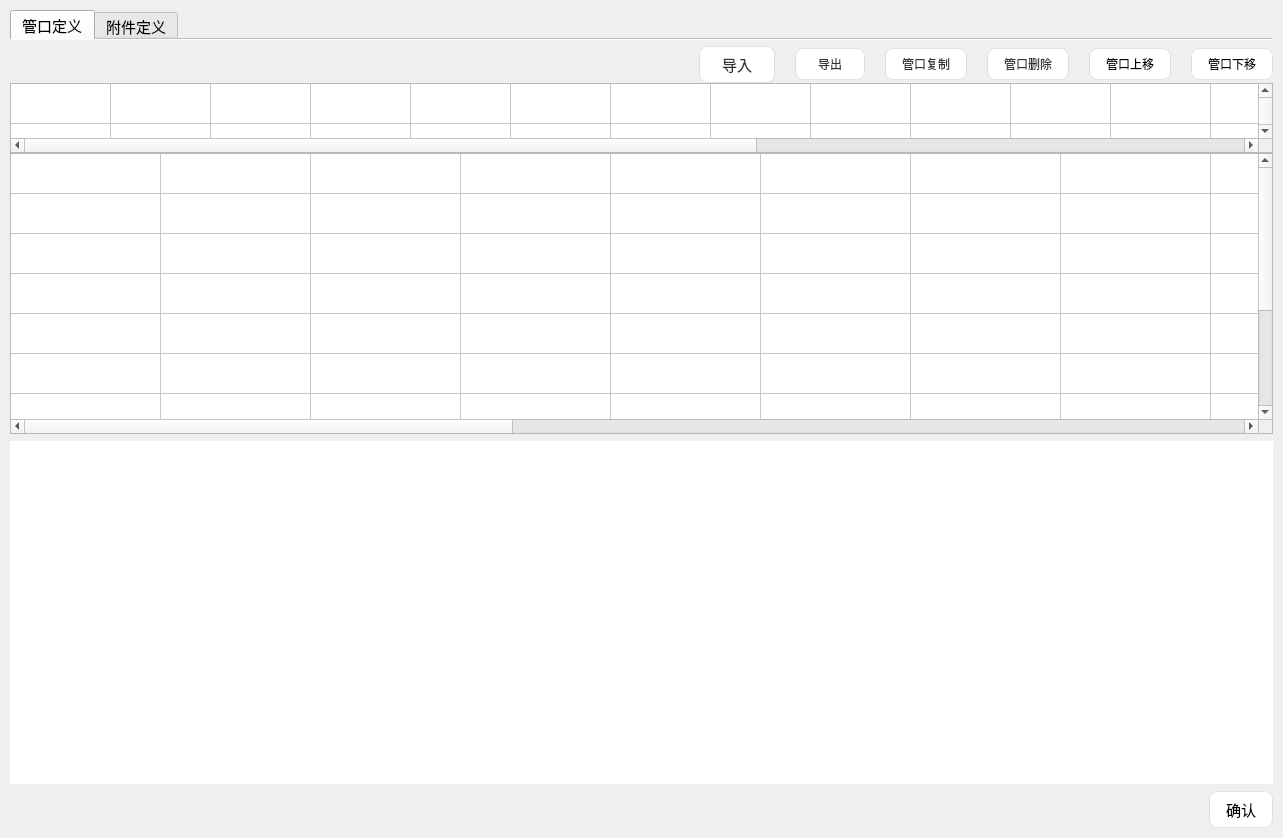
<?xml version="1.0" encoding="UTF-8"?>
<ui version="4.0">
 <class>Form</class>
 <widget class="QWidget" name="Form">
  <property name="geometry">
   <rect>
    <x>0</x>
    <y>0</y>
    <width>1283</width>
    <height>838</height>
   </rect>
  </property>
  <property name="windowTitle">
   <string>Form</string>
  </property>
  <property name="styleSheet">
   <string notr="true"/>
  </property>
  <layout class="QVBoxLayout" name="verticalLayout_6" stretch="21,17,1">
   <property name="spacing">
    <number>7</number>
   </property>
   <property name="leftMargin">
    <number>10</number>
   </property>
   <property name="topMargin">
    <number>10</number>
   </property>
   <property name="rightMargin">
    <number>10</number>
   </property>
   <property name="bottomMargin">
    <number>10</number>
   </property>
   <item>
    <widget class="QTabWidget" name="tabWidget">
     <property name="minimumSize">
      <size>
       <width>1177</width>
       <height>337</height>
      </size>
     </property>
     <property name="font">
      <font>
       <pointsize>11</pointsize>
      </font>
     </property>
     <property name="styleSheet">
      <string notr="true"/>
     </property>
     <property name="currentIndex">
      <number>0</number>
     </property>
     <property name="documentMode">
      <bool>true</bool>
     </property>
     <widget class="QWidget" name="tab_pipe_define">
      <attribute name="title">
       <string>管口定义</string>
      </attribute>
      <layout class="QVBoxLayout" name="verticalLayout_5" stretch="0">
       <property name="spacing">
        <number>0</number>
       </property>
       <property name="leftMargin">
        <number>0</number>
       </property>
       <property name="topMargin">
        <number>6</number>
       </property>
       <property name="rightMargin">
        <number>0</number>
       </property>
       <property name="bottomMargin">
        <number>0</number>
       </property>
       <item>
        <layout class="QVBoxLayout" name="verticalLayout_4">
         <item>
          <layout class="QHBoxLayout" name="horizontalLayout">
           <property name="spacing">
            <number>20</number>
           </property>
           <item>
            <spacer name="horizontalSpacer">
             <property name="orientation">
              <enum>Qt::Horizontal</enum>
             </property>
             <property name="sizeHint" stdset="0">
              <size>
               <width>326</width>
               <height>20</height>
              </size>
             </property>
            </spacer>
           </item>
           <item>
            <widget class="QPushButton" name="pushButton_in">
             <property name="font">
              <font>
               <pointsize>11</pointsize>
              </font>
             </property>
             <property name="styleSheet">
              <string notr="true">QPushButton {
    /* 背景：纯白，无渐变 */
    background-color: #FFFFFF;
    /* 边框：浅灰色细线 */
    border: 1px solid #E0E0E0;
    /* 圆角：8px，和参考图一致 */
    border-radius: 8px;
    /* 文字样式 */
    color: #333333;
    font-size: px;
    /* 内边距，让文字居中 */
    padding: 6px 22px;
    /* 鼠标悬浮时的过渡效果 */
    transition: all 0.2s ease;
}

/* 鼠标悬浮效果：轻微加深边框 + 浅背景 */
QPushButton:hover {
    background-color: #F5F5F5;
    border-color: #D0D0D0;
}

/* 点击效果：按下时轻微变暗 */
QPushButton:pressed {
    background-color: #EEEEEE;
    border-color: #C0C0C0;
}

/* 禁用状态样式（可选） */
QPushButton:disabled {
    background-color: #FAFAFA;
    color: #AAAAAA;
    border-color: #E5E5E5;
}
</string>
             </property>
             <property name="text">
              <string>导入</string>
             </property>
            </widget>
           </item>
           <item>
            <widget class="QPushButton" name="pushButton_out">
             <property name="styleSheet">
              <string notr="true">QPushButton {
    /* 背景：纯白，无渐变 */
    background-color: #FFFFFF;
    /* 边框：浅灰色细线 */
    border: 1px solid #E0E0E0;
    /* 圆角：8px，和参考图一致 */
    border-radius: 8px;
    /* 文字样式 */
    color: #333333;
    font-size: px;
    /* 内边距，让文字居中 */
    padding: 6px 22px;
    /* 鼠标悬浮时的过渡效果 */
    transition: all 0.2s ease;
}

/* 鼠标悬浮效果：轻微加深边框 + 浅背景 */
QPushButton:hover {
    background-color: #F5F5F5;
    border-color: #D0D0D0;
}

/* 点击效果：按下时轻微变暗 */
QPushButton:pressed {
    background-color: #EEEEEE;
    border-color: #C0C0C0;
}

/* 禁用状态样式（可选） */
QPushButton:disabled {
    background-color: #FAFAFA;
    color: #AAAAAA;
    border-color: #E5E5E5;
}
</string>
             </property>
             <property name="text">
              <string>导出</string>
             </property>
            </widget>
           </item>
           <item>
            <widget class="QPushButton" name="pushButton_cv">
             <property name="styleSheet">
              <string notr="true">QPushButton {
    /* 背景：纯白，无渐变 */
    background-color: #FFFFFF;
    /* 边框：浅灰色细线 */
    border: 1px solid #E0E0E0;
    /* 圆角：8px，和参考图一致 */
    border-radius: 8px;
    /* 文字样式 */
    color: #333333;
    font-size: px;
    /* 内边距，让文字居中 */
    padding: 6px 16px;
    /* 鼠标悬浮时的过渡效果 */
    transition: all 0.2s ease;
}

/* 鼠标悬浮效果：轻微加深边框 + 浅背景 */
QPushButton:hover {
    background-color: #F5F5F5;
    border-color: #D0D0D0;
}

/* 点击效果：按下时轻微变暗 */
QPushButton:pressed {
    background-color: #EEEEEE;
    border-color: #C0C0C0;
}

/* 禁用状态样式（可选） */
QPushButton:disabled {
    background-color: #FAFAFA;
    color: #AAAAAA;
    border-color: #E5E5E5;
}
</string>
             </property>
             <property name="text">
              <string>管口复制</string>
             </property>
            </widget>
           </item>
           <item>
            <widget class="QPushButton" name="pushButton_pipe_delete">
             <property name="styleSheet">
              <string notr="true">QPushButton {
    /* 背景：纯白，无渐变 */
    background-color: #FFFFFF;
    /* 边框：浅灰色细线 */
    border: 1px solid #E0E0E0;
    /* 圆角：8px，和参考图一致 */
    border-radius: 8px;
    /* 文字样式 */
    color: #333333;
    font-size: px;
    /* 内边距，让文字居中 */
    padding: 6px 16px;
    /* 鼠标悬浮时的过渡效果 */
    transition: all 0.2s ease;
}

/* 鼠标悬浮效果：轻微加深边框 + 浅背景 */
QPushButton:hover {
    background-color: #F5F5F5;
    border-color: #D0D0D0;
}

/* 点击效果：按下时轻微变暗 */
QPushButton:pressed {
    background-color: #EEEEEE;
    border-color: #C0C0C0;
}

/* 禁用状态样式（可选） */
QPushButton:disabled {
    background-color: #FAFAFA;
    color: #AAAAAA;
    border-color: #E5E5E5;
}
</string>
             </property>
             <property name="text">
              <string>管口删除</string>
             </property>
            </widget>
           </item>
           <item>
            <widget class="QPushButton" name="pushButton_pipe_up">
             <property name="styleSheet">
              <string notr="true">QPushButton {
    /* 背景：纯白，无渐变 */
    background-color: #FFFFFF;
    /* 边框：浅灰色细线 */
    border: 1px solid #E0E0E0;
    /* 圆角：8px，和参考图一致 */
    border-radius: 8px;
    /* 文字样式 */
    color: #000000;
    font-size: px;
    /* 内边距，让文字居中 */
    padding: 6px 16px;
    /* 鼠标悬浮时的过渡效果 */
    transition: all 0.2s ease;
}

/* 鼠标悬浮效果：轻微加深边框 + 浅背景 */
QPushButton:hover {
    background-color: #F5F5F5;
    border-color: #D0D0D0;
}

/* 点击效果：按下时轻微变暗 */
QPushButton:pressed {
    background-color: #EEEEEE;
    border-color: #C0C0C0;
}

/* 禁用状态样式（可选） */
QPushButton:disabled {
    background-color: #FAFAFA;
    color: #AAAAAA;
    border-color: #E5E5E5;
}
</string>
             </property>
             <property name="text">
              <string>管口上移</string>
             </property>
            </widget>
           </item>
           <item>
            <widget class="QPushButton" name="pushButton_pipe_down">
             <property name="styleSheet">
              <string notr="true">QPushButton {
    /* 背景：纯白，无渐变 */
    background-color: #FFFFFF;
    /* 边框：浅灰色细线 */
    border: 1px solid #E0E0E0;
    /* 圆角：8px，和参考图一致 */
    border-radius: 8px;
    /* 文字样式 */
    color: #000000;
    font-size: px;
    /* 内边距，让文字居中 */
    padding: 6px 16px;
    /* 鼠标悬浮时的过渡效果 */
    transition: all 0.2s ease;
}

/* 鼠标悬浮效果：轻微加深边框 + 浅背景 */
QPushButton:hover {
    background-color: #F5F5F5;
    border-color: #D0D0D0;
}

/* 点击效果：按下时轻微变暗 */
QPushButton:pressed {
    background-color: #EEEEEE;
    border-color: #C0C0C0;
}

/* 禁用状态样式（可选） */
QPushButton:disabled {
    background-color: #FAFAFA;
    color: #AAAAAA;
    border-color: #E5E5E5;
}
</string>
             </property>
             <property name="text">
              <string>管口下移</string>
             </property>
            </widget>
           </item>
          </layout>
         </item>
         <item>
          <layout class="QVBoxLayout" name="verticalLayout" stretch="9,200">
           <property name="spacing">
            <number>0</number>
           </property>
           <item>
            <widget class="QTableWidget" name="tableWidget_pipe_title">
             <property name="styleSheet">
              <string notr="true"/>
             </property>
             <property name="lineWidth">
              <number>2</number>
             </property>
             <property name="autoScrollMargin">
              <number>12</number>
             </property>
             <property name="rowCount">
              <number>3</number>
             </property>
             <property name="columnCount">
              <number>20</number>
             </property>
             <attribute name="horizontalHeaderVisible">
              <bool>false</bool>
             </attribute>
             <attribute name="horizontalHeaderMinimumSectionSize">
              <number>50</number>
             </attribute>
             <attribute name="horizontalHeaderStretchLastSection">
              <bool>false</bool>
             </attribute>
             <attribute name="verticalHeaderVisible">
              <bool>false</bool>
             </attribute>
             <attribute name="verticalHeaderMinimumSectionSize">
              <number>40</number>
             </attribute>
             <attribute name="verticalHeaderDefaultSectionSize">
              <number>40</number>
             </attribute>
             <attribute name="verticalHeaderStretchLastSection">
              <bool>false</bool>
             </attribute>
             <row/>
             <row/>
             <row/>
             <column/>
             <column/>
             <column/>
             <column/>
             <column/>
             <column/>
             <column/>
             <column/>
             <column/>
             <column/>
             <column/>
             <column/>
             <column/>
             <column/>
             <column/>
             <column/>
             <column/>
             <column/>
            </widget>
           </item>
           <item>
            <widget class="QTableWidget" name="tableWidget_pipe">
             <property name="font">
              <font>
               <pointsize>9</pointsize>
              </font>
             </property>
             <property name="autoFillBackground">
              <bool>false</bool>
             </property>
             <property name="styleSheet">
              <string notr="true"/>
             </property>
             <property name="frameShape">
              <enum>QFrame::StyledPanel</enum>
             </property>
             <property name="frameShadow">
              <enum>QFrame::Sunken</enum>
             </property>
             <property name="lineWidth">
              <number>2</number>
             </property>
             <property name="midLineWidth">
              <number>0</number>
             </property>
             <property name="autoScrollMargin">
              <number>12</number>
             </property>
             <property name="iconSize">
              <size>
               <width>0</width>
               <height>0</height>
              </size>
             </property>
             <property name="sortingEnabled">
              <bool>false</bool>
             </property>
             <property name="rowCount">
              <number>10</number>
             </property>
             <property name="columnCount">
              <number>20</number>
             </property>
             <attribute name="horizontalHeaderVisible">
              <bool>false</bool>
             </attribute>
             <attribute name="horizontalHeaderMinimumSectionSize">
              <number>50</number>
             </attribute>
             <attribute name="horizontalHeaderDefaultSectionSize">
              <number>150</number>
             </attribute>
             <attribute name="verticalHeaderVisible">
              <bool>false</bool>
             </attribute>
             <attribute name="verticalHeaderMinimumSectionSize">
              <number>40</number>
             </attribute>
             <attribute name="verticalHeaderDefaultSectionSize">
              <number>40</number>
             </attribute>
             <attribute name="verticalHeaderShowSortIndicator" stdset="0">
              <bool>false</bool>
             </attribute>
             <row>
              <property name="text">
               <string>新建行</string>
              </property>
             </row>
             <row>
              <property name="text">
               <string>新建行</string>
              </property>
             </row>
             <row>
              <property name="text">
               <string>新建行</string>
              </property>
             </row>
             <row>
              <property name="text">
               <string>新建行</string>
              </property>
             </row>
             <row>
              <property name="text">
               <string>新建行</string>
              </property>
             </row>
             <row>
              <property name="text">
               <string>新建行</string>
              </property>
             </row>
             <row>
              <property name="text">
               <string>新建行</string>
              </property>
             </row>
             <row>
              <property name="text">
               <string>新建行</string>
              </property>
             </row>
             <row>
              <property name="text">
               <string>新建行</string>
              </property>
             </row>
             <row>
              <property name="text">
               <string>新建行</string>
              </property>
             </row>
             <column>
              <property name="text">
               <string>新建列</string>
              </property>
             </column>
             <column>
              <property name="text">
               <string>新建列</string>
              </property>
             </column>
             <column>
              <property name="text">
               <string>新建列</string>
              </property>
             </column>
             <column>
              <property name="text">
               <string>新建列</string>
              </property>
             </column>
             <column>
              <property name="text">
               <string>新建列</string>
              </property>
             </column>
             <column>
              <property name="text">
               <string>新建列</string>
              </property>
             </column>
             <column>
              <property name="text">
               <string>新建列</string>
              </property>
             </column>
             <column>
              <property name="text">
               <string>新建列</string>
              </property>
             </column>
             <column>
              <property name="text">
               <string>新建列</string>
              </property>
             </column>
             <column>
              <property name="text">
               <string>新建列</string>
              </property>
             </column>
             <column>
              <property name="text">
               <string>新建列</string>
              </property>
             </column>
             <column>
              <property name="text">
               <string>新建列</string>
              </property>
             </column>
             <column>
              <property name="text">
               <string>新建列</string>
              </property>
             </column>
             <column>
              <property name="text">
               <string>新建列</string>
              </property>
             </column>
             <column>
              <property name="text">
               <string>新建列</string>
              </property>
             </column>
             <column>
              <property name="text">
               <string>新建列</string>
              </property>
             </column>
             <column>
              <property name="text">
               <string>新建列</string>
              </property>
             </column>
             <column>
              <property name="text">
               <string>新建列</string>
              </property>
             </column>
            </widget>
           </item>
          </layout>
         </item>
        </layout>
       </item>
      </layout>
     </widget>
     <widget class="QWidget" name="tab_attachment_define">
      <attribute name="title">
       <string>附件定义</string>
      </attribute>
      <layout class="QVBoxLayout" name="verticalLayout_3" stretch="21">
       <property name="spacing">
        <number>0</number>
       </property>
       <property name="leftMargin">
        <number>0</number>
       </property>
       <property name="topMargin">
        <number>6</number>
       </property>
       <property name="rightMargin">
        <number>0</number>
       </property>
       <property name="bottomMargin">
        <number>0</number>
       </property>
       <item>
        <layout class="QVBoxLayout" name="verticalLayout_2">
         <property name="spacing">
          <number>6</number>
         </property>
         <item>
          <layout class="QHBoxLayout" name="horizontalLayout_2" stretch="0,0,0,0,0,0,0,0,0">
           <property name="spacing">
            <number>20</number>
           </property>
           <property name="leftMargin">
            <number>20</number>
           </property>
           <property name="rightMargin">
            <number>0</number>
           </property>
           <item>
            <widget class="QPushButton" name="pic_anshizhizuo">
             <property name="maximumSize">
              <size>
               <width>32</width>
               <height>32</height>
              </size>
             </property>
             <property name="styleSheet">
              <string notr="true">border: none; background: transparent; image: url(:/icons/鞍式支座.png);</string>
             </property>
             <property name="text">
              <string/>
             </property>
            </widget>
           </item>
           <item>
            <widget class="QPushButton" name="pic_erzuo">
             <property name="maximumSize">
              <size>
               <width>32</width>
               <height>32</height>
              </size>
             </property>
             <property name="styleSheet">
              <string notr="true">border: none; background: transparent; image: url(:/icons/耳座.png);</string>
             </property>
             <property name="text">
              <string/>
             </property>
             <property name="iconSize">
              <size>
               <width>20</width>
               <height>20</height>
              </size>
             </property>
            </widget>
           </item>
           <item>
            <widget class="QPushButton" name="pic_mingpai">
             <property name="maximumSize">
              <size>
               <width>32</width>
               <height>32</height>
              </size>
             </property>
             <property name="styleSheet">
              <string notr="true">border: none; background: transparent; image: url(:/icons/铭牌.png);</string>
             </property>
             <property name="text">
              <string/>
             </property>
            </widget>
           </item>
           <item>
            <widget class="QPushButton" name="pic_diaoer">
             <property name="maximumSize">
              <size>
               <width>32</width>
               <height>32</height>
              </size>
             </property>
             <property name="styleSheet">
              <string notr="true">border: none; background: transparent; image: url(:/icons/吊耳.png);</string>
             </property>
             <property name="text">
              <string/>
             </property>
            </widget>
           </item>
           <item>
            <widget class="QPushButton" name="pic_baowenzhichengquan">
             <property name="maximumSize">
              <size>
               <width>32</width>
               <height>32</height>
              </size>
             </property>
             <property name="styleSheet">
              <string notr="true">border: none; background: transparent; image: url(:/icons/保温支撑圈.png);</string>
             </property>
             <property name="text">
              <string/>
             </property>
            </widget>
           </item>
           <item>
            <widget class="QPushButton" name="pic_baowenzhichengtiao">
             <property name="maximumSize">
              <size>
               <width>32</width>
               <height>32</height>
              </size>
             </property>
             <property name="styleSheet">
              <string notr="true">border: none; background: transparent; image: url(:/icons/保温支撑条.png);</string>
             </property>
             <property name="text">
              <string/>
             </property>
            </widget>
           </item>
           <item>
            <spacer name="horizontalSpacer_2">
             <property name="orientation">
              <enum>Qt::Horizontal</enum>
             </property>
             <property name="sizeHint" stdset="0">
              <size>
               <width>478</width>
               <height>17</height>
              </size>
             </property>
            </spacer>
           </item>
           <item>
            <widget class="QPushButton" name="pushButton_attachment_delete">
             <property name="maximumSize">
              <size>
               <width>16777215</width>
               <height>16777215</height>
              </size>
             </property>
             <property name="styleSheet">
              <string notr="true">QPushButton {
    /* 背景：纯白，无渐变 */
    background-color: #FFFFFF;
    /* 边框：浅灰色细线 */
    border: 1px solid #E0E0E0;
    /* 圆角：8px，和参考图一致 */
    border-radius: 8px;
    /* 文字样式 */
    color: #000000;
    font-size: px;
    /* 内边距，让文字居中 */
    padding: 6px 16px;
    /* 鼠标悬浮时的过渡效果 */
    transition: all 0.2s ease;
}

/* 鼠标悬浮效果：轻微加深边框 + 浅背景 */
QPushButton:hover {
    background-color: #F5F5F5;
    border-color: #D0D0D0;
}

/* 点击效果：按下时轻微变暗 */
QPushButton:pressed {
    background-color: #EEEEEE;
    border-color: #C0C0C0;
}

/* 禁用状态样式（可选） */
QPushButton:disabled {
    background-color: #FAFAFA;
    color: #AAAAAA;
    border-color: #E5E5E5;
}
</string>
             </property>
             <property name="text">
              <string>元件删除</string>
             </property>
            </widget>
           </item>
           <item>
            <widget class="QPushButton" name="pushButton_attachment_copy">
             <property name="maximumSize">
              <size>
               <width>16777215</width>
               <height>16777215</height>
              </size>
             </property>
             <property name="styleSheet">
              <string notr="true">QPushButton {
    /* 背景：纯白，无渐变 */
    background-color: #FFFFFF;
    /* 边框：浅灰色细线 */
    border: 1px solid #E0E0E0;
    /* 圆角：8px，和参考图一致 */
    border-radius: 8px;
    /* 文字样式 */
    color: #000000;
    font-size: px;
    /* 内边距，让文字居中 */
    padding: 6px 16px;
    /* 鼠标悬浮时的过渡效果 */
    transition: all 0.2s ease;
}

/* 鼠标悬浮效果：轻微加深边框 + 浅背景 */
QPushButton:hover {
    background-color: #F5F5F5;
    border-color: #D0D0D0;
}

/* 点击效果：按下时轻微变暗 */
QPushButton:pressed {
    background-color: #EEEEEE;
    border-color: #C0C0C0;
}

/* 禁用状态样式（可选） */
QPushButton:disabled {
    background-color: #FAFAFA;
    color: #AAAAAA;
    border-color: #E5E5E5;
}
</string>
             </property>
             <property name="text">
              <string>元件复制</string>
             </property>
            </widget>
           </item>
          </layout>
         </item>
         <item>
          <widget class="QTableWidget" name="tableWidget_attachment">
           <property name="autoFillBackground">
            <bool>false</bool>
           </property>
           <property name="styleSheet">
            <string notr="true"/>
           </property>
           <property name="lineWidth">
            <number>4</number>
           </property>
           <property name="sortingEnabled">
            <bool>false</bool>
           </property>
           <property name="columnCount">
            <number>12</number>
           </property>
           <attribute name="horizontalHeaderVisible">
            <bool>false</bool>
           </attribute>
           <attribute name="horizontalHeaderMinimumSectionSize">
            <number>50</number>
           </attribute>
           <attribute name="horizontalHeaderDefaultSectionSize">
            <number>145</number>
           </attribute>
           <attribute name="verticalHeaderVisible">
            <bool>false</bool>
           </attribute>
           <attribute name="verticalHeaderMinimumSectionSize">
            <number>28</number>
           </attribute>
           <attribute name="verticalHeaderDefaultSectionSize">
            <number>28</number>
           </attribute>
           <attribute name="verticalHeaderShowSortIndicator" stdset="0">
            <bool>false</bool>
           </attribute>
           <row>
            <property name="text">
             <string>新建行</string>
            </property>
           </row>
           <row>
            <property name="text">
             <string>新建行</string>
            </property>
           </row>
           <row>
            <property name="text">
             <string>新建行</string>
            </property>
           </row>
           <row>
            <property name="text">
             <string>新建行</string>
            </property>
           </row>
           <row>
            <property name="text">
             <string>新建行</string>
            </property>
           </row>
           <row>
            <property name="text">
             <string>新建行</string>
            </property>
           </row>
           <row>
            <property name="text">
             <string>新建行</string>
            </property>
           </row>
           <row>
            <property name="text">
             <string>新建行</string>
            </property>
           </row>
           <row>
            <property name="text">
             <string>新建行</string>
            </property>
           </row>
           <row>
            <property name="text">
             <string>新建行</string>
            </property>
           </row>
           <row>
            <property name="text">
             <string>新建行</string>
            </property>
           </row>
           <row>
            <property name="text">
             <string>新建行</string>
            </property>
           </row>
           <row>
            <property name="text">
             <string>新建行</string>
            </property>
           </row>
           <row>
            <property name="text">
             <string>新建行</string>
            </property>
           </row>
           <row>
            <property name="text">
             <string>新建行</string>
            </property>
           </row>
           <row>
            <property name="text">
             <string>新建行</string>
            </property>
           </row>
           <column>
            <property name="text">
             <string>新建列</string>
            </property>
           </column>
           <column>
            <property name="text">
             <string>新建列</string>
            </property>
           </column>
           <column>
            <property name="text">
             <string>新建列</string>
            </property>
           </column>
           <column>
            <property name="text">
             <string>新建列</string>
            </property>
           </column>
           <column>
            <property name="text">
             <string>新建列</string>
            </property>
           </column>
           <column>
            <property name="text">
             <string>新建列</string>
            </property>
           </column>
           <column>
            <property name="text">
             <string>新建列</string>
            </property>
           </column>
           <column>
            <property name="text">
             <string>新建列</string>
            </property>
           </column>
           <column>
            <property name="text">
             <string>新建列</string>
            </property>
           </column>
           <column>
            <property name="text">
             <string>新建列</string>
            </property>
           </column>
           <column>
            <property name="text">
             <string>新建列</string>
            </property>
           </column>
           <column>
            <property name="text">
             <string>新建列</string>
            </property>
           </column>
          </widget>
         </item>
        </layout>
       </item>
      </layout>
     </widget>
    </widget>
   </item>
   <item>
    <widget class="QWidget" name="widget_control" native="true">
     <property name="minimumSize">
      <size>
       <width>1177</width>
       <height>337</height>
      </size>
     </property>
     <property name="styleSheet">
      <string notr="true">background-color: rgb(255, 255, 255);</string>
     </property>
    </widget>
   </item>
   <item>
    <layout class="QHBoxLayout" name="horizontalLayout_3">
     <item>
      <spacer name="horizontalSpacer_3">
       <property name="orientation">
        <enum>Qt::Horizontal</enum>
       </property>
       <property name="sizeHint" stdset="0">
        <size>
         <width>1062</width>
         <height>20</height>
        </size>
       </property>
      </spacer>
     </item>
     <item>
      <widget class="QPushButton" name="pushButton_affirm">
       <property name="font">
        <font>
         <pointsize>11</pointsize>
        </font>
       </property>
       <property name="styleSheet">
        <string notr="true">QPushButton {
    /* 背景：纯白，无渐变 */
    background-color: #FFFFFF;
    /* 边框：浅灰色细线 */
    border: 1px solid #E0E0E0;
    /* 圆角：8px，和参考图一致 */
    border-radius: 8px;
    /* 文字样式 */
    color: #000000;
    font-size: px;
    /* 内边距，让文字居中 */
    padding: 6px 16px;
    /* 鼠标悬浮时的过渡效果 */
    transition: all 0.2s ease;
}

/* 鼠标悬浮效果：轻微加深边框 + 浅背景 */
QPushButton:hover {
    background-color: #F5F5F5;
    border-color: #D0D0D0;
}

/* 点击效果：按下时轻微变暗 */
QPushButton:pressed {
    background-color: #EEEEEE;
    border-color: #C0C0C0;
}

/* 禁用状态样式（可选） */
QPushButton:disabled {
    background-color: #FAFAFA;
    color: #AAAAAA;
    border-color: #E5E5E5;
}
</string>
       </property>
       <property name="text">
        <string>确认</string>
       </property>
      </widget>
     </item>
    </layout>
   </item>
  </layout>
 </widget>
 <resources>
  <include location="../resource/pic.qrc"/>
 </resources>
 <connections/>
</ui>
